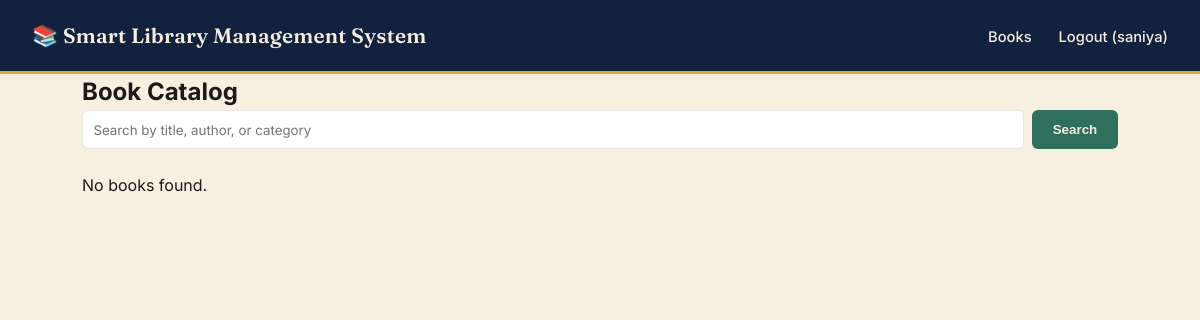
Before: /books (signed in) with the older database file.
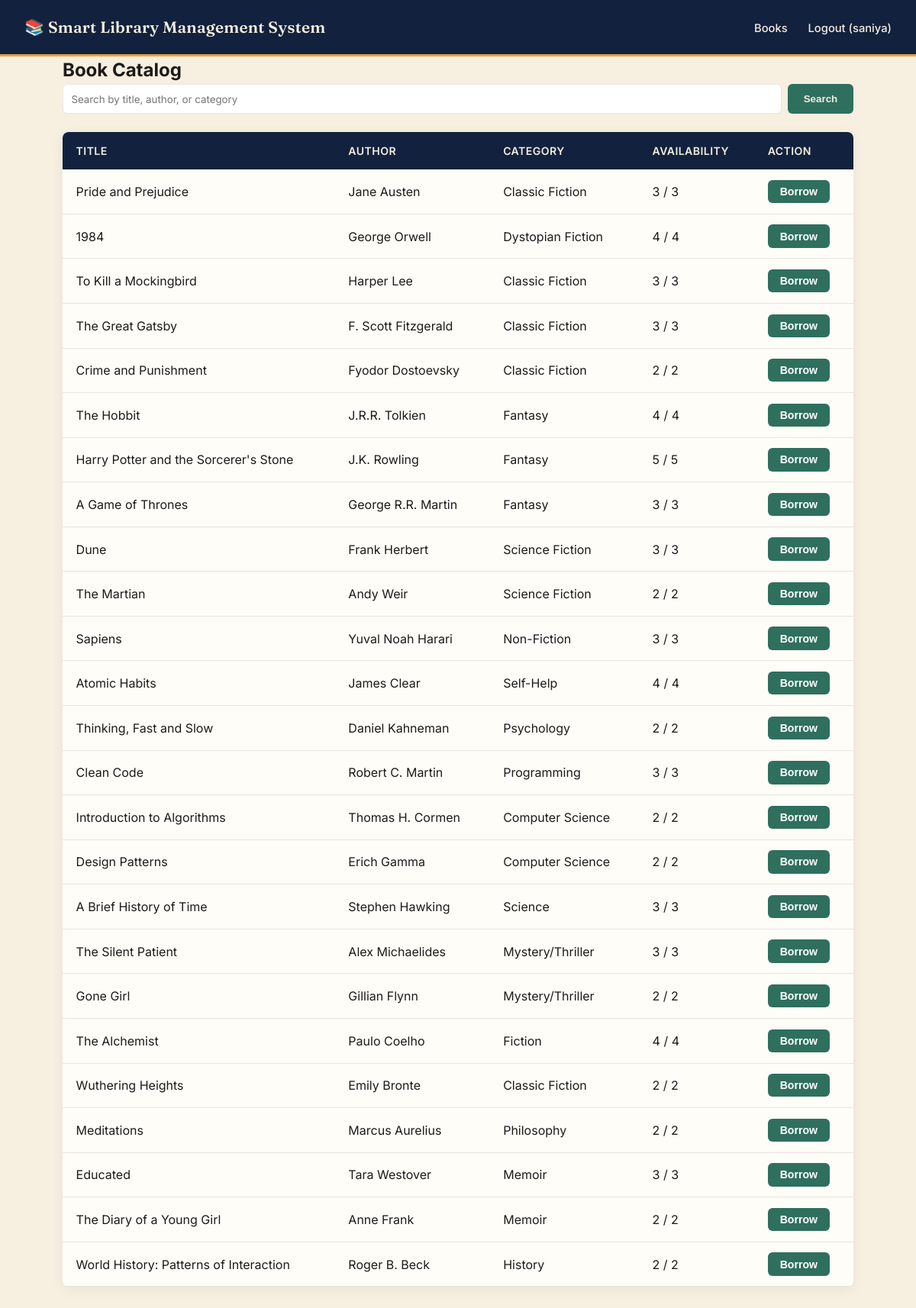
After: the same page with the newer database file.
### models/user.py (models this page shows, shortened)
class User(db.Model, UserMixin):
    __tablename__ = 'users'
    id = db.Column(db.Integer, primary_key=True)
    name = db.Column(db.String(100), nullable=False)
    email = db.Column(db.String(120), unique=True, nullable=False)
    password_hash = db.Column(db.String(255), nullable=False)
    role = db.Column(db.String(20), nullable=False, default='student')  # 'student' or 'admin'
    created_at = db.Column(db.DateTime, default=datetime.utcnow)
    transactions = db.relationship('Transaction', backref='user', lazy=True)

### models/files/book.py (models this page shows, shortened)
class Book(db.Model):
    __tablename__ = 'books'
    id = db.Column(db.Integer, primary_key=True)
    title = db.Column(db.String(200), nullable=False)
    author = db.Column(db.String(120), nullable=False)
    category = db.Column(db.String(80), nullable=False)
    isbn = db.Column(db.String(20), unique=True, nullable=True)
    total_copies = db.Column(db.Integer, nullable=False, default=1)
    available_copies = db.Column(db.Integer, nullable=False, default=1)
    transactions = db.relationship('Transaction', backref='book', lazy=True)
    @property
    def is_available(self):
        return self.available_copies > 0

### routes/books.py (the view)
@books_bp.route('/books')
@login_required
def list_books():
    query = request.args.get('q', '').strip()
    if query:
        like_pattern = f'%{query}%'
        books = Book.query.filter(
            (Book.title.ilike(like_pattern)) |
            (Book.author.ilike(like_pattern)) |
            (Book.category.ilike(like_pattern))
        ).all()
    else:
        books = Book.query.all()
    active_txns = Transaction.query.filter_by(
        user_id=current_user.id, return_date=None
    ).all()
    borrowed_map = {t.book_id: t.id for t in active_txns}
    return render_template('books.html', books=books, query=query, borrowed_map=borrowed_map)

### app.py (called while the page is built)
@login_manager.user_loader
def load_user(user_id):
    return User.query.get(int(user_id))

### templates/books.html (shortened to what this page needs)
{% extends 'base.html' %}
{% block content %}
<h2>Book Catalog</h2>
<form method="GET" action="{{ url_for('books.list_books') }}" class="search-form">
    <input type="text" name="q" placeholder="Search by title, author, or category" value="{{ query }}">
    <button type="submit">Search</button>
</form>
{% if books %}
<table class="book-table">
    <thead>
        <tr>
            <th>Title</th>
            <th>Author</th>
            <th>Category</th>
            <th>Availability</th>
            <th>Action</th>
        </tr>
    </thead>
    <tbody>
        {% for book in books %}
        <tr>
            <td>{{ book.title }}</td>
            <td>{{ book.author }}</td>
            <td>{{ book.category }}</td>
            <td>{{ book.available_copies }} / {{ book.total_copies }}</td>
            <td>
                {% if book.id in borrowed_map %}
                    <form method="POST" action="{{ url_for('transactions.return_book', transaction_id=borrowed_map[book.id]) }}">
                        <button type="submit" class="btn-return">Return</button>
                    </form>
                {% elif book.is_available %}
                    <form method="POST" action="{{ url_for('transactions.borrow', book_id=book.id) }}">
                        <button type="submit" class="btn-borrow">Borrow</button>
                    </form>
                {% else %}
                    <span class="unavailable">Unavailable</span>
                {% endif %}
            </td>
        </tr>
        {% endfor %}
    </tbody>
</table>
{% else %}
<p>No books found.</p>
{% endif %}
{% endblock %}

### templates/base.html (shortened to what this page needs)
<!DOCTYPE html>
<html lang="en">
<head>
    <link rel="stylesheet" href="{{ url_for('static', filename='css/style.css') }}">
</head>
<body>
    <header>
        <h1>📚 Smart Library Management System</h1>
        <nav>
            {% if current_user.is_authenticated %}
                <a href="{{ url_for('books.list_books') }}">Books</a>
                <a href="{{ url_for('auth.logout') }}">Logout ({{ current_user.name }})</a>
            {% else %}
                <a href="{{ url_for('auth.login') }}">Login</a>
                <a href="{{ url_for('auth.signup') }}">Sign Up</a>
            {% endif %}
        </nav>
    </header>
    <main>
        {% block content %}{% endblock %}
    </main>
</body>
</html>

### static/css/style.css (style rules this page uses)
:root { --ink-navy: #12213D; --ink-navy-deep: #0B1628; --parchment: #F7EFE0; --paper: #FFFDF8; --lamp-amber: #E8A33D; --lamp-amber-dark: #C9822A; --library-green: #2F6F5E; --spine-red: #B8433A; --charcoal: #1D1B18; --muted: #6B6459; --cream: #F4EEE0; --border-soft: rgba(29, 27, 24, 0.1); --font-display: 'Fraunces', serif; --font-body: 'Inter', sans-serif; --font-mono: 'JetBrains Mono', monospace; --sage-1: #CFE0D2; --sage-2: #93AC98; --sage-3: #435649; --accent-lime: #DFF25C; --accent-lime-dark: #C4D93F; --book-pink: #F0A9C0; --book-pink-dark: #D983A6; --book-orange: #F0975C; --book-orange-dark: #D97A3D; --book-teal: #4E9088; --book-teal-dark: #33665F; --book-purple: #8E72C7; --book-purple-dark: #6E51A8; --book-blue: #6C8FCB; --book-blue-dark: #4E6EA6; --book-magenta: #C56AA0; --book-magenta-dark: #A34A80; --myst-deep: #050A13; --myst-mid: #0D1B2E; --myst-navy: #16283F; --myst-shelf: #0A1522; --myst-gold: #E8C77E; --myst-gold-warm: #F2A65A; --myst-glow: #FFE9B0; --myst-text-soft: rgba(242, 228, 192, 0.78); }
* { margin: 0; padding: 0; box-sizing: border-box; }
body { font-family: var(--font-body); background-color: var(--parchment); color: var(--charcoal); line-height: 1.5; overflow-x: hidden; }
header { background-color: var(--ink-navy); color: var(--cream); padding: 1.25rem 2rem; display: flex; justify-content: space-between; align-items: center; flex-wrap: wrap; gap: 1rem; border-bottom: 3px solid var(--lamp-amber); }
header h1 { font-family: var(--font-display); font-weight: 600; font-size: 1.3rem; letter-spacing: 0.01em; }
nav a { color: var(--cream); text-decoration: none; margin-left: 1.4rem; font-size: 0.92rem; font-weight: 500; padding-bottom: 3px; border-bottom: 2px solid transparent; transition: border-color 0.2s ease, color 0.2s ease; }
main { max-width: 1100px; margin: 0 auto; padding: 0 2rem 3rem; }
.search-form { margin-bottom: 1.5rem; display: flex; gap: 0.5rem; }
.search-form input { flex: 1; padding: 0.65rem; border: 1px solid var(--border-soft); border-radius: 6px; font-family: var(--font-body); }
.search-form button { padding: 0.65rem 1.3rem; background-color: var(--library-green); color: var(--cream); border: none; border-radius: 6px; cursor: pointer; font-weight: 600; }
.book-table { width: 100%; border-collapse: collapse; background: var(--paper); box-shadow: 0 4px 18px rgba(18, 33, 61, 0.06); border-radius: 8px; overflow: hidden; }
.book-table th, .book-table td { padding: 0.85rem 1.1rem; text-align: left; border-bottom: 1px solid var(--border-soft); }
.book-table th { background-color: var(--ink-navy); color: var(--cream); font-weight: 600; font-size: 0.88rem; text-transform: uppercase; letter-spacing: 0.03em; }
.btn-borrow, .btn-return { padding: 0.45rem 1rem; border: none; border-radius: 6px; cursor: pointer; color: #fff; font-weight: 600; font-size: 0.88rem; transition: opacity 0.2s ease; }
.btn-borrow { background-color: var(--library-green); }
:root { --cosmic-deep: #0A0620; --cosmic-mid: #1B0F3D; --cosmic-purple: #7B4FE0; --cosmic-violet: #B968E0; --cosmic-teal: #35D0C0; --cosmic-pink: #E85DA0; --cosmic-star: #FFFDF8; }

Changed rows visible on the page:
added Book: title "Pride and Prejudice", author "Jane Austen", category "Classic Fiction", available_copies "3", total_copies "3"
added Book: title "1984", author "George Orwell", category "Dystopian Fiction", available_copies "4", total_copies "4"
added Book: title "To Kill a Mockingbird", author "Harper Lee", category "Classic Fiction", available_copies "3", total_copies "3"
added Book: title "The Great Gatsby", author "F. Scott Fitzgerald", category "Classic Fiction", available_copies "3", total_copies "3"
added Book: title "Crime and Punishment", author "Fyodor Dostoevsky", category "Classic Fiction", available_copies "2", total_copies "2"
added Book: title "The Hobbit", author "J.R.R. Tolkien", category "Fantasy", available_copies "4", total_copies "4"
added Book: title "Harry Potter and the Sorcerer's Stone", author "J.K. Rowling", category "Fantasy", available_copies "5", total_copies "5"
added Book: title "A Game of Thrones", author "George R.R. Martin", category "Fantasy", available_copies "3", total_copies "3"
added Book: title "Dune", author "Frank Herbert", category "Science Fiction", available_copies "3", total_copies "3"
added Book: title "The Martian", author "Andy Weir", category "Science Fiction", available_copies "2", total_copies "2"
added Book: title "Sapiens", author "Yuval Noah Harari", category "Non-Fiction", available_copies "3", total_copies "3"
added Book: title "Atomic Habits", author "James Clear", category "Self-Help", available_copies "4", total_copies "4"
added Book: title "Thinking, Fast and Slow", author "Daniel Kahneman", category "Psychology", available_copies "2", total_copies "2"
added Book: title "Clean Code", author "Robert C. Martin", category "Programming", available_copies "3", total_copies "3"
added Book: title "Introduction to Algorithms", author "Thomas H. Cormen", category "Computer Science", available_copies "2", total_copies "2"
added Book: title "Design Patterns", author "Erich Gamma", category "Computer Science", available_copies "2", total_copies "2"
added Book: title "A Brief History of Time", author "Stephen Hawking", category "Science", available_copies "3", total_copies "3"
added Book: title "The Silent Patient", author "Alex Michaelides", category "Mystery/Thriller", available_copies "3", total_copies "3"
added Book: title "Gone Girl", author "Gillian Flynn", category "Mystery/Thriller", available_copies "2", total_copies "2"
added Book: title "The Alchemist", author "Paulo Coelho", category "Fiction", available_copies "4", total_copies "4"
added Book: title "Wuthering Heights", author "Emily Bronte", category "Classic Fiction", available_copies "2", total_copies "2"
added Book: title "Meditations", author "Marcus Aurelius", category "Philosophy", available_copies "2", total_copies "2"
added Book: title "Educated", author "Tara Westover", category "Memoir", available_copies "3", total_copies "3"
added Book: title "The Diary of a Young Girl", author "Anne Frank", category "Memoir", available_copies "2", total_copies "2"
added Book: title "World History: Patterns of Interaction", author "Roger B. Beck", category "History", available_copies "2", total_copies "2"
Other visible differences:
text no longer shown: "No books found."
text now shown: "TITLE AUTHOR CATEGORY AVAILABILITY ACTION"
